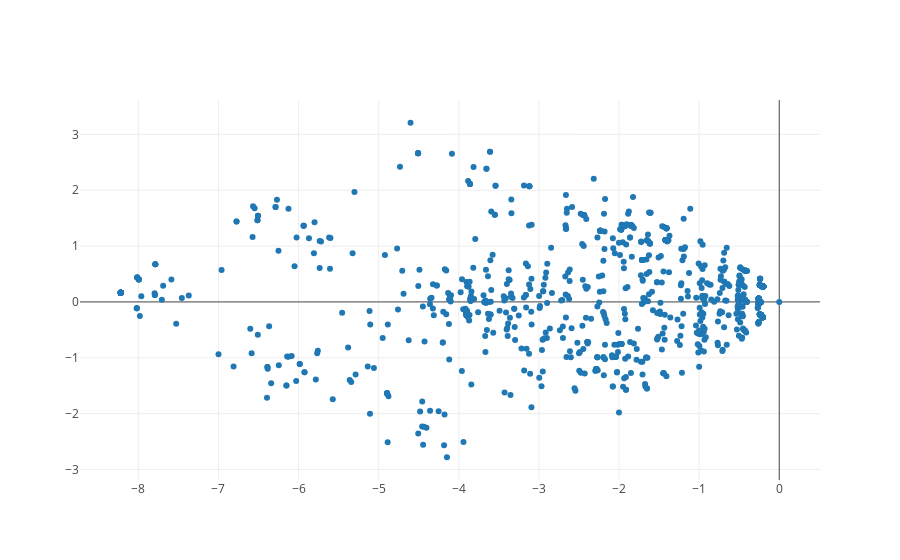

Notebook code for this chart:
### Code cell
import plotly.offline as py
import plotly.graph_objs as go
from plotly.offline import get_plotlyjs, init_notebook_mode

PCAdf = oskar.PCA(df, "hgvauser@platinum:illumina_platinum", 2).toPandas()

init_notebook_mode(connected=True)

X = []
for i in PCAdf["PCA"]:
    X.append(i[0])
Y = []
for i in PCAdf["PCA"]:
    Y.append(i[1])

trace = go.Scatter(
    x = X,
    y = Y,
    mode = 'markers'
)

data = [trace]
    
py.iplot(data)

### Figure 1 — Plotly figure (JSON) as saved in the notebook; plotly's stock layout.template omitted (floating-point values rounded to 4 significant figures; data arrays with more than 128 entries replaced by an {"elided": "..."} marker saying what was removed)
{"data": [{"mode": "markers", "type": "scatter", "uid": "1ec23d85-3073-49b2-aad8-dadd8a7ea03d", "x": {"elided": "1000 float values"}, "y": {"elided": "1000 float values"}}], "layout": {"autosize": true, "xaxis": {"autorange": true, "range": [-8.707, 0.4865], "type": "linear"}, "yaxis": {"autorange": true, "range": [-3.276, 3.703], "type": "linear"}}}
